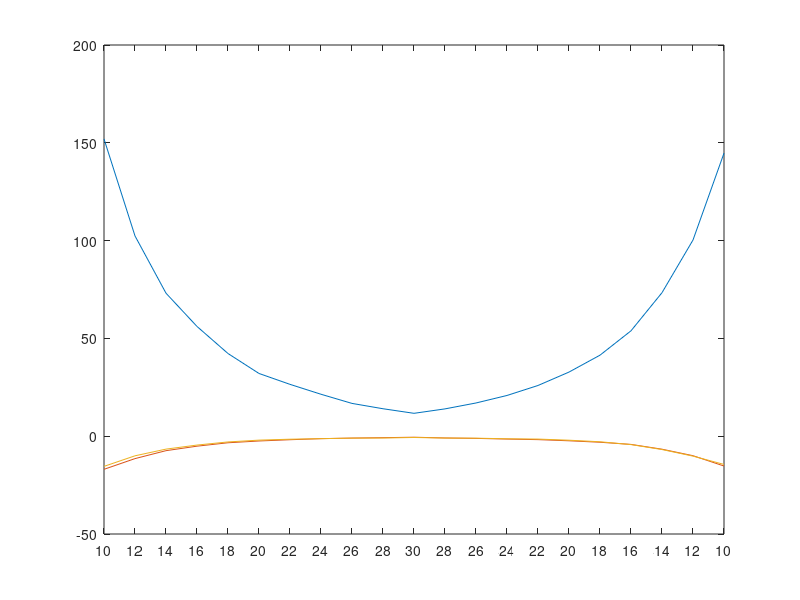
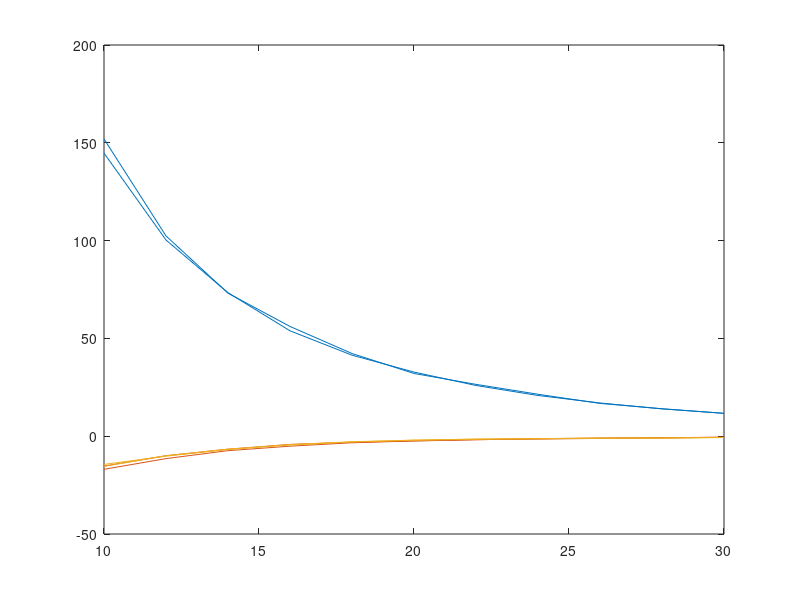
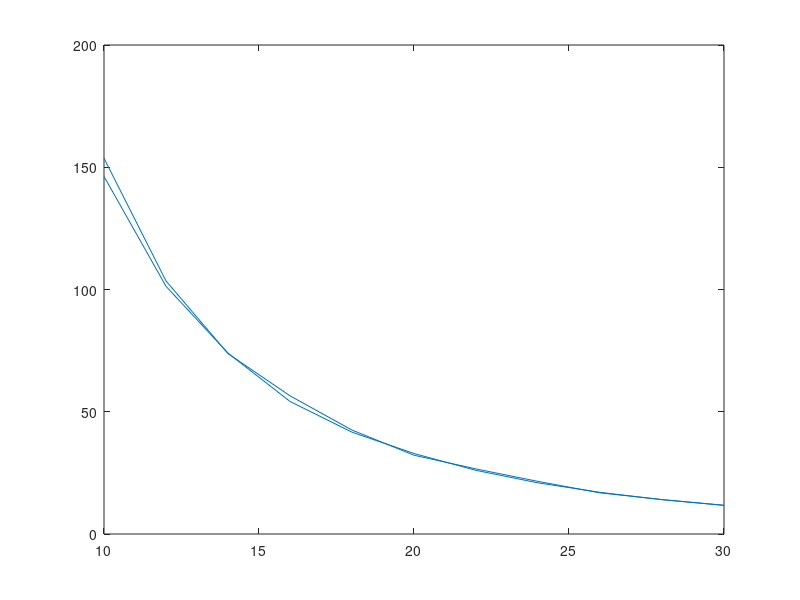

These charts were generated, in order, by the following MATLAB code:
close all;
clear all;

%load the data
load('forward_readings.mat','-mat');
load('backward_readings.mat','-mat');

%subtract readings
magnetometer_readings = forward_readings_averaged - backward_readings_averaged;

%create distance vector
distance_1 = 10:2:30;
distance_2 = 28:-2:10;
distance = [distance_1, distance_2];

%Bookkeeping crap for plot
distance_plot = distance;
midpoint = ceil(length(distance)/2);
distance_plot = [10:2:30 32:2:50];

figure;
plot(distance_plot,magnetometer_readings);
set(gca,'XTick',distance_plot,'XTickLabel',distance);

normMag = sqrt(sum(magnetometer_readings.^2,2));

figure;
plot(distance, magnetometer_readings);

normalized = norm(magnetometer_readings);
figure;
plot(distance, normMag);

